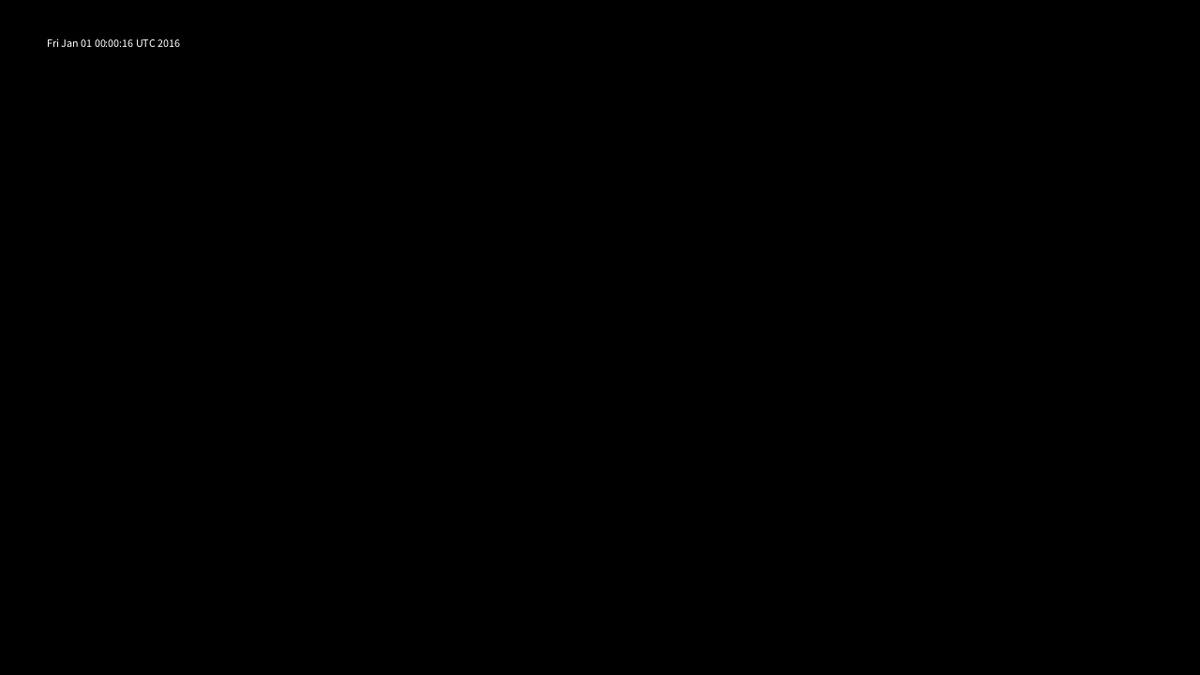
Frame 1 (no input)
Frame 60 (the mouse pressed at the canvas centre just before this capture): blank canvas, image omitted
Frame 120 (the mouse held since frame 60 and released just before this capture): blank canvas, image omitted

The Processing sketch that drew this single still picture (run headless with seeded random() and noise(); from frame 60 on, the mouse is pressed at the canvas centre):

// Processing sketch: ClockExample
// ── ClockExample.pde
import java.util.Date;

Date startDate;
Date endDate;
Date currentDate;
float timeMag = 1000;

void setup() {
  size(1280,720);
  initClock();
}

void draw() {
  background(0);
  updateClock();
  text(currentDate.toString(), 50, 50);
  
}

void initClock() {
  startDate = new Date(116, 0, 1);
  endDate = new Date(117, 0, 1);
  currentDate = startDate;
}

void updateClock() {
  float timeElapsed = (1.0 / frameRate) * 1000;
  println(timeElapsed);
  currentDate = new Date(currentDate.getTime() + (long) (timeElapsed * timeMag));
}
